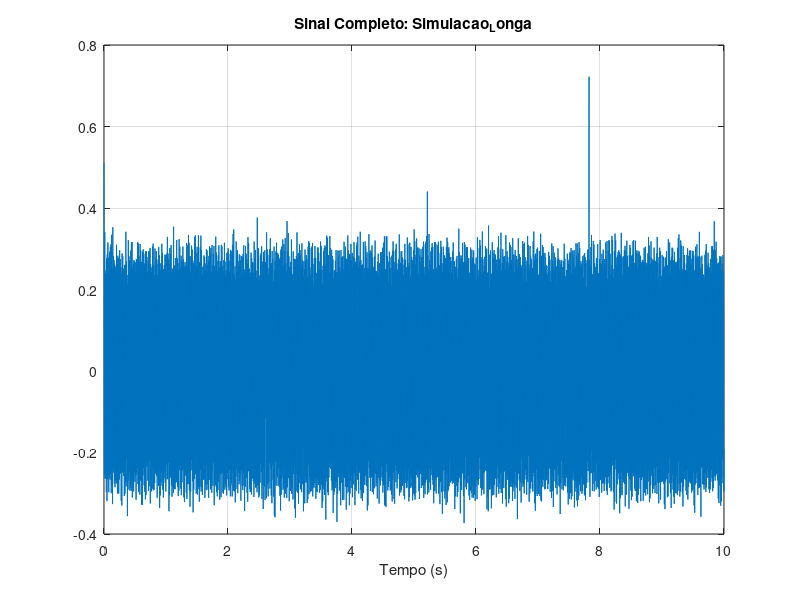
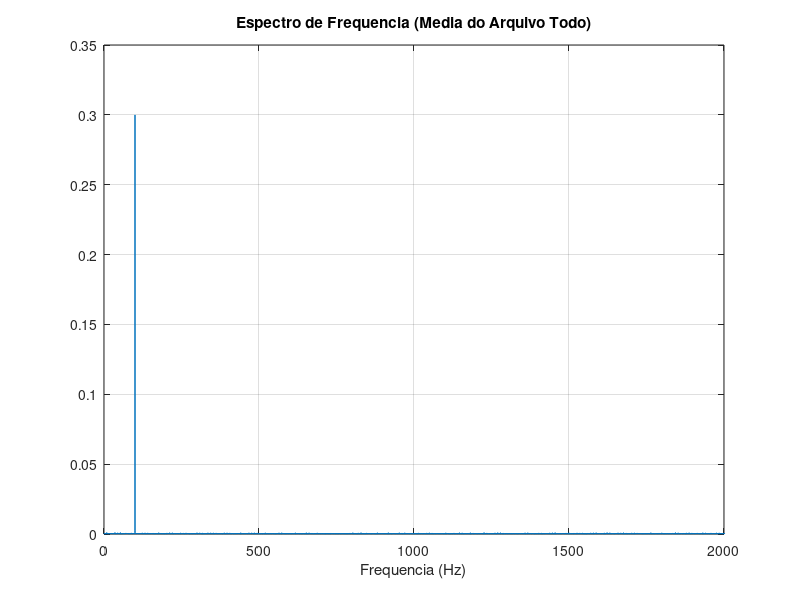

Source code (MATLAB) for these figures, in order: (Note: this script raises an error after producing the figures.)
% --- Analisador de Soldagem PRO v3.0 (Full Audio) ---
pkg load signal;
try pkg load wavelet; catch end
clear; clc; close all;

% =========================================================================
% 1. CONFIGURAÇÃO
% =========================================================================
% Nome do arquivo (pode ser longo agora!)
nome_arquivo = './Audios - PGD/aud_2.wav';

% Quer salvar as imagens automaticamente? (1 = Sim, 0 = Não)
salvar_imagens = 1;

fprintf('=================================================\n');
fprintf('   ANALISADOR DE SOLDAGEM PRO - VERSAO FULL\n');
fprintf('=================================================\n');

% 1.1 Carregar Arquivo
try
  [sinal_raw, Fs_raw] = audioread(nome_arquivo);
  fprintf('-> Arquivo "%s" carregado.\n', nome_arquivo);
  fprintf('   Taxa Original: %d Hz | Duracao: %.2f s\n', Fs_raw, length(sinal_raw)/Fs_raw);
catch
  fprintf('ERRO: Arquivo nao encontrado!\n');
  fprintf('Gerando sinal SIMULADO LONGO (10 segundos) para teste...\n');
  Fs_raw = 44100;
  t_sim = 0:1/Fs_raw:10.0;
  % Simula solda com variação no meio
  sinal_raw = 0.3*sin(2*pi*100*t_sim') + 0.05*randn(size(t_sim'));
  % Adiciona eventos de curto-circuito esparsos
  sinal_raw(1:5000:end) = 2.0;
  nome_arquivo = 'Simulacao_Longa';
end

% Garantir Mono
if size(sinal_raw, 2) > 1, sinal_raw = sinal_raw(:, 1); end

% =========================================================================
% 2. OTIMIZAÇÃO (A Mágica para não travar)
% =========================================================================
% Soldagem acontece em baixas frequencias (< 4kHz).
% Se a taxa for muito alta, vamos reduzir para ~10-12kHz para acelerar.
Fs_alvo = 11025;

if Fs_raw > Fs_alvo
  fator = floor(Fs_raw / Fs_alvo);
  fprintf('-> Otimizando sinal... (Reduzindo taxa em %dx)\n', fator);

  % Filtro simples (media) para evitar serrilhado antes de reduzir
  % (Versao manual do 'decimate' para garantir compatibilidade)
  sinal_filt = conv(sinal_raw, ones(fator,1)/fator, 'same');
  sinal = sinal_filt(1:fator:end);
  Fs = Fs_raw / fator;
else
  sinal = sinal_raw;
  Fs = Fs_raw;
end

fprintf('   Nova Taxa de Analise: %d Hz\n', floor(Fs));
t = (0 : length(sinal)-1) / Fs;

% =========================================================================
% 3. ANÁLISE COMPLETA
% =========================================================================

% --- A. Sinal no Tempo (Oscilograma) ---
figure(1); set(gcf, 'Position', [100, 100, 1000, 400]); % Janela larga
% Para visualizar tempo, podemos usar downsampling visual agressivo
passo_plot = ceil(length(sinal) / 5000); % Garante max 5000 pontos na tela
plot(t(1:passo_plot:end), sinal(1:passo_plot:end));
title(['Sinal Completo: ' nome_arquivo]); xlabel('Tempo (s)'); grid on;
xlim([0 max(t)]);

% --- B. FFT (Espectro Médio) ---
figure(2);
N = length(sinal);
Y = fft(sinal);
P2 = abs(Y/N);
P1 = P2(1:floor(N/2)+1);
P1(2:end-1) = 2*P1(2:end-1);
f_eixo = Fs*(0:(floor(N/2)))/N;

plot(f_eixo, P1);
title('Espectro de Frequencia (Media do Arquivo Todo)');
xlabel('Frequencia (Hz)'); xlim([0 2000]); grid on;

% --- C. Wavelet (O Filme Completo) ---
figure(3); set(gcf, 'Position', [100, 500, 1000, 400]); % Janela larga
fprintf('-> Calculando Wavelet do arquivo completo... (Isso processa blocos grandes)\n');

% Frequencias de interesse (Solda)
freqs_wav = linspace(50, 3000, 80);

% Chama nossa funcao manual
coefs = cwt_morlet(sinal, Fs, freqs_wav);

% RESOLUÇÃO DINÂMICA PARA O GRÁFICO
% Queremos uma imagem de largura ~2000 pixels maximo para não dar erro OpenGL
largura_maxima = 2000;
passo_vis = ceil(length(sinal) / largura_maxima);

if passo_vis < 1, passo_vis = 1; end
fprintf('   Gerando grafico com compressao visual de %dx...\n', passo_vis);

t_vis = t(1:passo_vis:end);
c_vis = coefs(:, 1:passo_vis:end);

imagesc(t_vis, freqs_wav, abs(c_vis));
axis xy; colormap(jet); colorbar;
title(['Wavelet Completa: ' nome_arquivo]);
xlabel('Tempo (s)'); ylabel('Frequencia (Hz)');

% =========================================================================
% 4. SALVAMENTO AUTOMATICO
% =========================================================================
if salvar_imagens
  fprintf('-> Salvando resultados em imagens PNG...\n');
  nome_base = strrep(nome_arquivo, '.wav', ''); % Remove extensao

  print(1, [nome_base '_TEMPO.png'], '-dpng');
  print(2, [nome_base '_FFT.png'], '-dpng');
  print(3, [nome_base '_WAVELET.png'], '-dpng');
  fprintf('   Sucesso! Imagens salvas na pasta atual.\n');
end

fprintf('--- Analise Finalizada ---\n');
